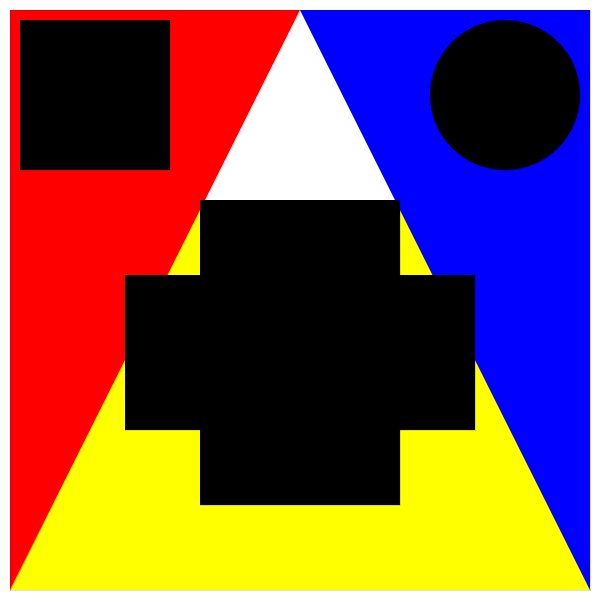
Frame 1 (no input)
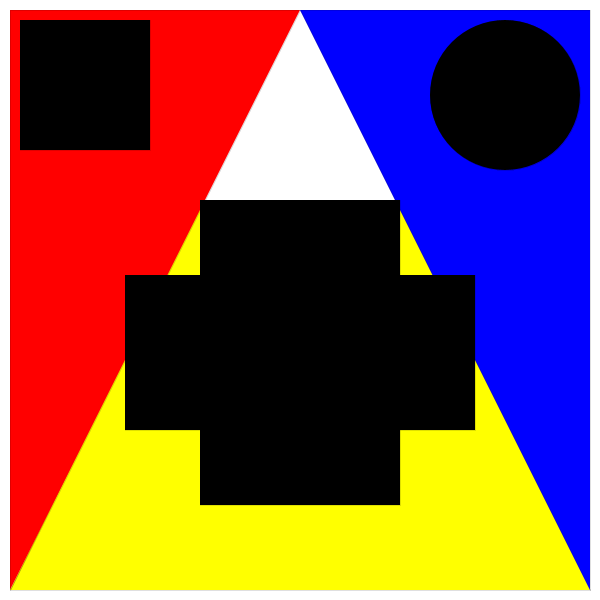
Frame 60 (the mouse pressed at the canvas centre just before this capture)
Frame 120 (the mouse held since frame 60 and released just before this capture): identical to frame 60, image omitted

The Processing sketch that drew these frames (run headless with seeded random() and noise(); from frame 60 on, the mouse is pressed at the canvas centre):

// Processing sketch: Triumph
// ── Triumph.pde
//
// draw a free polygon that response the dimensions of the screen
//

void setup() {
  size(600, 600);
  surface.setResizable(true);
}

void draw() {
  background(255);

  float g = min(width, height);
  int border = 10;
  println(g);
  println(width);
  println(height);


  stroke(0, 0, 0);
  strokeWeight(0);

  //center trapez
  fill(255, 255, 0);
  beginShape();
  vertex(0+border, height-border);
  vertex(width-border, height-border);
  vertex(width-width*1/3, height-height*2/3);
  vertex(width-width*2/3, height-height*2/3);
  endShape(CLOSE);

  //left triangle
  fill(255, 0, 0);
  beginShape();
  vertex(0+border, 0+border);
  vertex(0+border, height-border);
  vertex(width/2, 0+border);
  endShape(CLOSE);

  //right triangle
  fill(0, 0, 255);
  beginShape();
  vertex(width-border, 0+border);
  vertex(width-border, height-border);
  vertex(width/2, 0+border);
  endShape(CLOSE);

  //left square
  fill(0, 0, 0);
  rect(0+2*border, 0+2*border, width/4, height/4);

  //right circle  
  circle(width-2*border-g/8, 0+2*border+g/8, g/4);

  //center cross
  rectMode(CORNERS);  // Set rectMode to CORNERS
  rect(height-height*2/3, width-width*2/3, width-width*1/3, height-2*border-g/8);
  rect(height-height*2/3-g/8, width-width*2/3+g/8, width-width*1/3+g/8, height-2*border-2*g/8);
}
